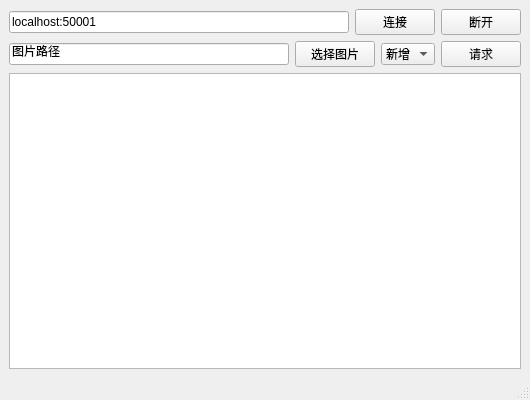
<?xml version="1.0" encoding="UTF-8"?>
<ui version="4.0">
 <class>ClientWindow</class>
 <widget class="QMainWindow" name="ClientWindow">
  <property name="geometry">
   <rect>
    <x>0</x>
    <y>0</y>
    <width>530</width>
    <height>400</height>
   </rect>
  </property>
  <property name="windowTitle">
   <string>Client Window</string>
  </property>
  <widget class="QWidget" name="centralwidget">
   <layout class="QVBoxLayout" name="verticalLayout">
    <item>
     <layout class="QHBoxLayout" name="horizontalLayout">
      <item>
       <widget class="QLineEdit" name="editHost">
        <property name="text">
         <string>localhost:50001</string>
        </property>
       </widget>
      </item>
      <item>
       <widget class="QPushButton" name="btnLogin">
        <property name="text">
         <string>连接</string>
        </property>
       </widget>
      </item>
      <item>
       <widget class="QPushButton" name="btnLogout">
        <property name="text">
         <string>断开</string>
        </property>
       </widget>
      </item>
     </layout>
    </item>
    <item>
     <layout class="QHBoxLayout" name="horizontalLayout_2">
      <item>
       <widget class="QLineEdit" name="editPath">
        <property name="text">
         <string>图片路径</string>
        </property>
       </widget>
      </item>
      <item>
       <widget class="QPushButton" name="btnPath">
        <property name="text">
         <string>选择图片</string>
        </property>
       </widget>
      </item>
      <item>
       <widget class="QComboBox" name="comboMessage">
        <item>
         <property name="text">
          <string>新增</string>
         </property>
        </item>
        <item>
         <property name="text">
          <string>删除</string>
         </property>
        </item>
        <item>
         <property name="text">
          <string>修改</string>
         </property>
        </item>
        <item>
         <property name="text">
          <string>查询</string>
         </property>
        </item>
       </widget>
      </item>
      <item>
       <widget class="QPushButton" name="btnSend">
        <property name="text">
         <string>请求</string>
        </property>
       </widget>
      </item>
     </layout>
    </item>
    <item>
     <widget class="QTextEdit" name="editLog"/>
    </item>
   </layout>
  </widget>
  <widget class="QMenuBar" name="menubar">
   <property name="geometry">
    <rect>
     <x>0</x>
     <y>0</y>
     <width>530</width>
     <height>21</height>
    </rect>
   </property>
  </widget>
  <widget class="QStatusBar" name="statusbar"/>
 </widget>
 <resources/>
 <connections/>
</ui>
